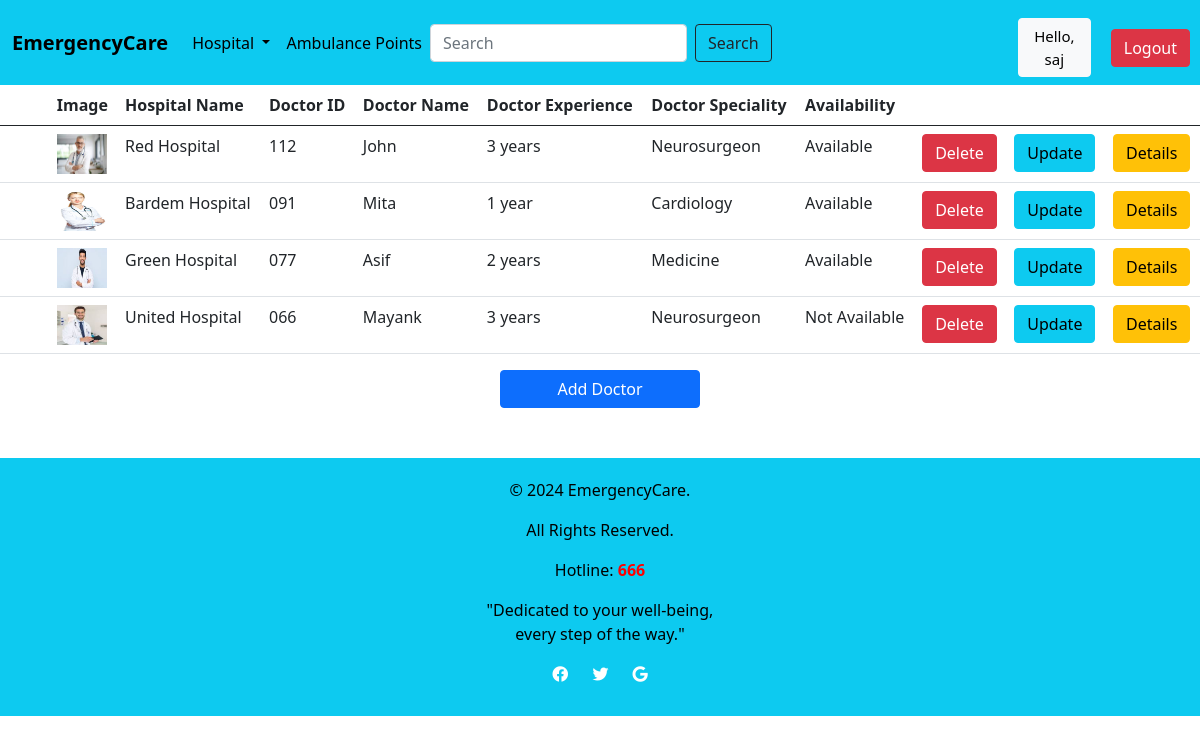
Screenshot of /DoctorList/ (signed in) with the database file from the repository.
### Location/models.py (models this page shows, shortened)
class DoctorList(models.Model):
    H_Name = models.ForeignKey(Hospital, on_delete=models.CASCADE, blank=True, null=True)
    D_ID = models.CharField(max_length=200, blank=True, null=True)
    D_Name = models.CharField(max_length=200, blank=True, null=True)
    D_Experience = models.CharField(max_length=200, blank=True, null=True)
    D_Speciality = models.CharField(max_length=200, blank=True, null=True)
    status_availabilty = (
       ('Available','Available'),
        ('Not Available', 'Not Available'),
    )
    Availability = models.CharField(max_length=100, choices=status_availabilty,blank=True,null=True)
    image = models.ImageField(upload_to='images/', blank=True, null=True, default='images/default.jpg')

class Hospital(models.Model):
    H_ID = models.CharField(max_length=200)
    H_name = models.CharField(max_length=200)
    Area_name = models.ForeignKey(Location, on_delete=models.CASCADE)
    image = models.ImageField(upload_to='images/',blank=True, null=True, default='images/default.jpg')
    def __str__(self):
        return self.H_name

### Location/views.py (the view)
# urls.py: path('DoctorList/',l_views.doctorlist,name='DoctorList'),
@login_required(login_url='login')
def doctorlist(request):
    doctorlist = DoctorList.objects.all()
    context = {
        'doctorlist': doctorlist,
    }
    return render(request, 'hospital/DoctorList.html', context=context)

### templates/hospital/DoctorList.html
 {% extends 'hospital/Home.html' %}
 {% block content %}
 {% load static %}
<table class="table">
  <thead>
    <tr>
      <th></th>
      <th></th>
      <th></th>
      <th scope="col">Image</th>
      <th scope="col">Hospital Name</th>
        <th scope="col">Doctor ID</th>
        <th scope="col">Doctor Name</th>
      <th scope="col">Doctor Experience</th>
      <th scope="col">Doctor Speciality</th>
      <th scope="col">Availability</th>
      <th></th>
      <th></th>
      <th></th>
    </tr>
  </thead>
  <tbody>
  {% for d in doctorlist %}
    <tr>
      <td></td>
      <td></td>
      <td></td>
      <td><img src="{{d.image.url}}" style="height: 40px; width: 50px;"></td>
      <td>{{d.H_Name}}</td>
      <td>{{d.D_ID}}</td>
      <td>{{d.D_Name}}</td>
      <td>{{d.D_Experience}}</td>
      <td>{{d.D_Speciality}}</td>
      <td>{{d.Availability}}</td>
      {% if request.user.is_staff %}
      <td><a href="{% url 'delete_doctor' d.id %}" class="btn btn-danger">Delete</a></td>
      <td><a href="{% url 'update_doctor' d.id %}" class="btn btn-info">Update</a></td>
      {% endif %}
      <td><a href="{% url 'DoctorDetails' d.id %}" class = "btn btn-warning">Details</a></td>
    </tr>
  {% endfor %}
  </tbody>
</table>
  {% if request.user.is_staff %}
 <div class = "d-grid gap-2 col-2 mx-auto" style="...">
  <a href="{% url 'add_doctor' %}" class = "btn btn-primary">Add Doctor</a>
 </div>
 {% endif %}
{% endblock %}

### templates/hospital/Navbar.html (shortened to what this page needs)
{% load static %}
  <head>
    <link href="https://cdn.jsdelivr.net/npm/bootstrap@5.0.2/dist/css/bootstrap.min.css" rel="stylesheet">
  </head>
  <body>
<nav class="navbar navbar-expand-md navbar-info bg-info">
    <div class="container-fluid">
<a class="navbar-brand" href="{% url 'Home' %}" style="color: #000"><b>EmergencyCare</b>
</a>
        <div class="collapse navbar-collapse" id="navbarNav">
            <ul class="navbar-nav">
                <li class="nav-item dropdown">
                    <a href="#" class="nav-link dropdown-toggle" style="color: black;" role="button"
                    data-bs-toggle="dropdown"
                    aria-expanded="false">
                        Hospital
                    </a>
                </li>
                <li class="nav-item active">
                    <a href="{% url 'Ambulance' %}" class="nav-link" style="color: black;">
                        Ambulance Points
                    </a>
                </li>
            </ul>
           <form class="d-flex" role="search" method="POST" action="{% url 'search' %}">
            <input class="form-control me-2" type="search" placeholder="Search" aria-label="Search" name="Search">
            <input type="submit" class="btn btn-outline-dark" value="Search">
          </form>
        </div>
    </div>
  <span><a class="btn btn-light" href="{% url 'Users' %}" style=" font-size: 15px; color: #000; margin-right: 20px; margin-top: 10px">Hello, {{request.user}}</a></span>
<span><a class="btn btn-danger" href="{% url 'logout' %}" style="margin-right: 10px; margin-top: 10px" >Logout</a></span>
</nav>
  </body>

### templates/hospital/Navbar.html (style rules this page uses)
.btn-light { font-size: 15px; color: #000; margin-right: 20px; }

### rows the page displays
DoctorList: image (picture), H_Name "Red Hospital", D_ID "112", D_Name "John", D_Experience "3 years", D_Speciality "Neurosurgeon", Availability "Available"
DoctorList: image (picture), H_Name "Bardem Hospital", D_ID "091", D_Name "Mita", D_Experience "1 year", D_Speciality "Cardiology", Availability "Available"
DoctorList: image (picture), H_Name "Green Hospital", D_ID "077", D_Name "Asif", D_Experience "2 years", D_Speciality "Medicine", Availability "Available"
DoctorList: image (picture), H_Name "United Hospital", D_ID "066", D_Name "Mayank", D_Experience "3 years", D_Speciality "Neurosurgeon", Availability "Not Available"

### other values shown
{{ request.user }} "saj"
